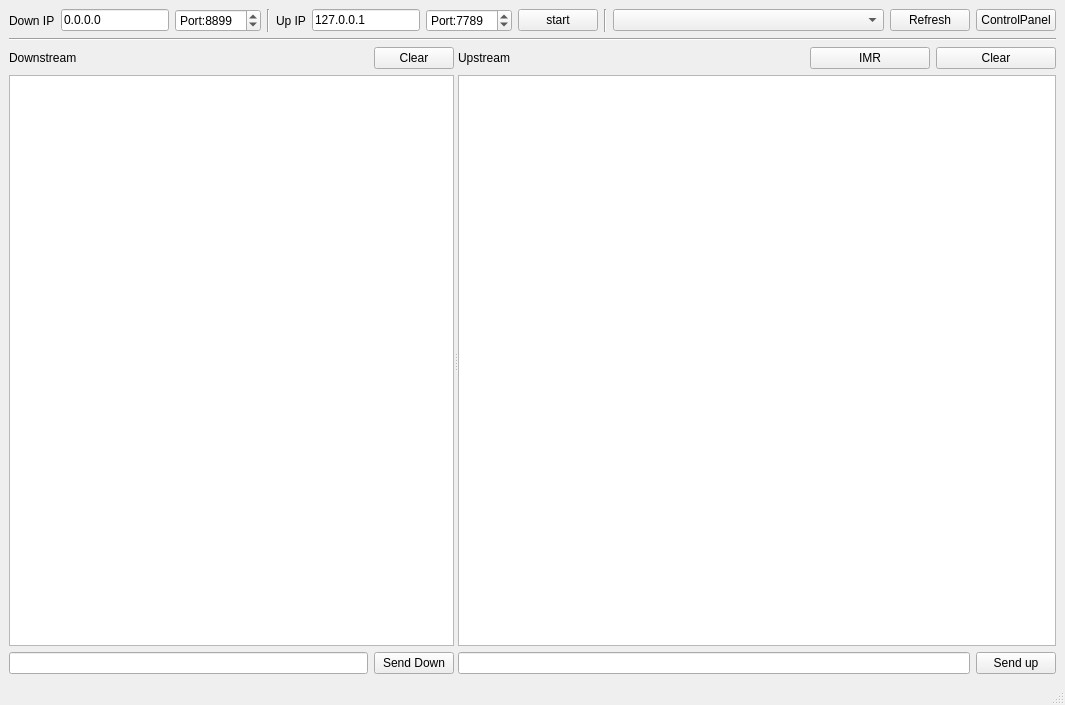
<?xml version="1.0" encoding="UTF-8"?>
<ui version="4.0">
 <class>MainWindow</class>
 <widget class="QMainWindow" name="MainWindow">
  <property name="geometry">
   <rect>
    <x>0</x>
    <y>0</y>
    <width>1065</width>
    <height>705</height>
   </rect>
  </property>
  <property name="windowTitle">
   <string>MainWindow</string>
  </property>
  <widget class="QWidget" name="centralwidget">
   <layout class="QVBoxLayout" name="verticalLayout_3">
    <item>
     <layout class="QHBoxLayout" name="horizontalLayout_2">
      <item>
       <widget class="QLabel" name="label_3">
        <property name="text">
         <string>Down IP</string>
        </property>
       </widget>
      </item>
      <item>
       <widget class="QLineEdit" name="downIPAddr">
        <property name="sizePolicy">
         <sizepolicy hsizetype="Preferred" vsizetype="Fixed">
          <horstretch>0</horstretch>
          <verstretch>0</verstretch>
         </sizepolicy>
        </property>
        <property name="text">
         <string>0.0.0.0</string>
        </property>
       </widget>
      </item>
      <item>
       <widget class="QSpinBox" name="downIPPort">
        <property name="prefix">
         <string>Port:</string>
        </property>
        <property name="maximum">
         <number>65535</number>
        </property>
        <property name="value">
         <number>8899</number>
        </property>
       </widget>
      </item>
      <item>
       <widget class="Line" name="line_2">
        <property name="orientation">
         <enum>Qt::Vertical</enum>
        </property>
       </widget>
      </item>
      <item>
       <widget class="QLabel" name="label_4">
        <property name="text">
         <string>Up IP</string>
        </property>
       </widget>
      </item>
      <item>
       <widget class="QLineEdit" name="upIPAddr">
        <property name="sizePolicy">
         <sizepolicy hsizetype="Preferred" vsizetype="Fixed">
          <horstretch>0</horstretch>
          <verstretch>0</verstretch>
         </sizepolicy>
        </property>
        <property name="text">
         <string>127.0.0.1</string>
        </property>
       </widget>
      </item>
      <item>
       <widget class="QSpinBox" name="upIPPort">
        <property name="prefix">
         <string>Port:</string>
        </property>
        <property name="maximum">
         <number>65535</number>
        </property>
        <property name="value">
         <number>7789</number>
        </property>
       </widget>
      </item>
      <item>
       <widget class="QPushButton" name="startRpsBtn">
        <property name="text">
         <string>start</string>
        </property>
        <property name="checkable">
         <bool>true</bool>
        </property>
        <property name="checked">
         <bool>false</bool>
        </property>
       </widget>
      </item>
      <item>
       <widget class="Line" name="line_3">
        <property name="orientation">
         <enum>Qt::Vertical</enum>
        </property>
       </widget>
      </item>
      <item>
       <widget class="QComboBox" name="agentComboBox">
        <property name="sizePolicy">
         <sizepolicy hsizetype="Expanding" vsizetype="Fixed">
          <horstretch>0</horstretch>
          <verstretch>0</verstretch>
         </sizepolicy>
        </property>
       </widget>
      </item>
      <item>
       <widget class="QPushButton" name="refresh_btn">
        <property name="text">
         <string>Refresh</string>
        </property>
       </widget>
      </item>
      <item>
       <widget class="QPushButton" name="openCtrlPanel">
        <property name="text">
         <string>ControlPanel</string>
        </property>
        <property name="checkable">
         <bool>true</bool>
        </property>
       </widget>
      </item>
     </layout>
    </item>
    <item>
     <widget class="Line" name="line">
      <property name="orientation">
       <enum>Qt::Horizontal</enum>
      </property>
     </widget>
    </item>
    <item>
     <widget class="QSplitter" name="splitter">
      <property name="sizePolicy">
       <sizepolicy hsizetype="Expanding" vsizetype="Expanding">
        <horstretch>0</horstretch>
        <verstretch>0</verstretch>
       </sizepolicy>
      </property>
      <property name="orientation">
       <enum>Qt::Horizontal</enum>
      </property>
      <widget class="QWidget" name="verticalLayoutWidget">
       <layout class="QVBoxLayout" name="verticalLayout">
        <item>
         <layout class="QHBoxLayout" name="horizontalLayout_4">
          <item>
           <widget class="QLabel" name="label">
            <property name="text">
             <string>Downstream</string>
            </property>
            <property name="alignment">
             <set>Qt::AlignLeading|Qt::AlignLeft|Qt::AlignVCenter</set>
            </property>
           </widget>
          </item>
          <item>
           <spacer name="horizontalSpacer">
            <property name="orientation">
             <enum>Qt::Horizontal</enum>
            </property>
            <property name="sizeHint" stdset="0">
             <size>
              <width>40</width>
              <height>20</height>
             </size>
            </property>
           </spacer>
          </item>
          <item>
           <widget class="QPushButton" name="pushButton_3">
            <property name="text">
             <string>Clear</string>
            </property>
           </widget>
          </item>
         </layout>
        </item>
        <item>
         <widget class="QTextBrowser" name="downTextBrowser">
          <property name="font">
           <font>
            <family>Ubuntu</family>
            <pointsize>11</pointsize>
           </font>
          </property>
          <property name="lineWrapMode">
           <enum>QTextEdit::NoWrap</enum>
          </property>
          <property name="acceptRichText">
           <bool>false</bool>
          </property>
         </widget>
        </item>
        <item>
         <layout class="QHBoxLayout" name="horizontalLayout">
          <item>
           <widget class="QLineEdit" name="lineEdit_3"/>
          </item>
          <item>
           <widget class="QPushButton" name="sendDownBtn">
            <property name="text">
             <string>Send Down</string>
            </property>
           </widget>
          </item>
         </layout>
        </item>
       </layout>
      </widget>
      <widget class="QWidget" name="verticalLayoutWidget_2">
       <layout class="QVBoxLayout" name="verticalLayout_2">
        <item>
         <layout class="QHBoxLayout" name="horizontalLayout_5">
          <item>
           <widget class="QLabel" name="label_2">
            <property name="text">
             <string>Upstream</string>
            </property>
            <property name="alignment">
             <set>Qt::AlignCenter</set>
            </property>
           </widget>
          </item>
          <item>
           <spacer name="horizontalSpacer_2">
            <property name="orientation">
             <enum>Qt::Horizontal</enum>
            </property>
            <property name="sizeHint" stdset="0">
             <size>
              <width>40</width>
              <height>20</height>
             </size>
            </property>
           </spacer>
          </item>
          <item>
           <widget class="QPushButton" name="pushButton">
            <property name="minimumSize">
             <size>
              <width>120</width>
              <height>0</height>
             </size>
            </property>
            <property name="text">
             <string>IMR</string>
            </property>
           </widget>
          </item>
          <item>
           <widget class="QPushButton" name="pushButton_4">
            <property name="minimumSize">
             <size>
              <width>120</width>
              <height>0</height>
             </size>
            </property>
            <property name="text">
             <string>Clear</string>
            </property>
           </widget>
          </item>
         </layout>
        </item>
        <item>
         <widget class="QTextBrowser" name="upTextBrowser"/>
        </item>
        <item>
         <layout class="QHBoxLayout" name="horizontalLayout_3">
          <item>
           <widget class="QLineEdit" name="lineEdit_4"/>
          </item>
          <item>
           <widget class="QPushButton" name="sendUpBtn">
            <property name="text">
             <string>Send up</string>
            </property>
           </widget>
          </item>
         </layout>
        </item>
       </layout>
      </widget>
     </widget>
    </item>
   </layout>
  </widget>
  <widget class="QMenuBar" name="menubar">
   <property name="geometry">
    <rect>
     <x>0</x>
     <y>0</y>
     <width>1065</width>
     <height>27</height>
    </rect>
   </property>
  </widget>
  <widget class="QStatusBar" name="statusbar"/>
 </widget>
 <resources/>
 <connections/>
</ui>
